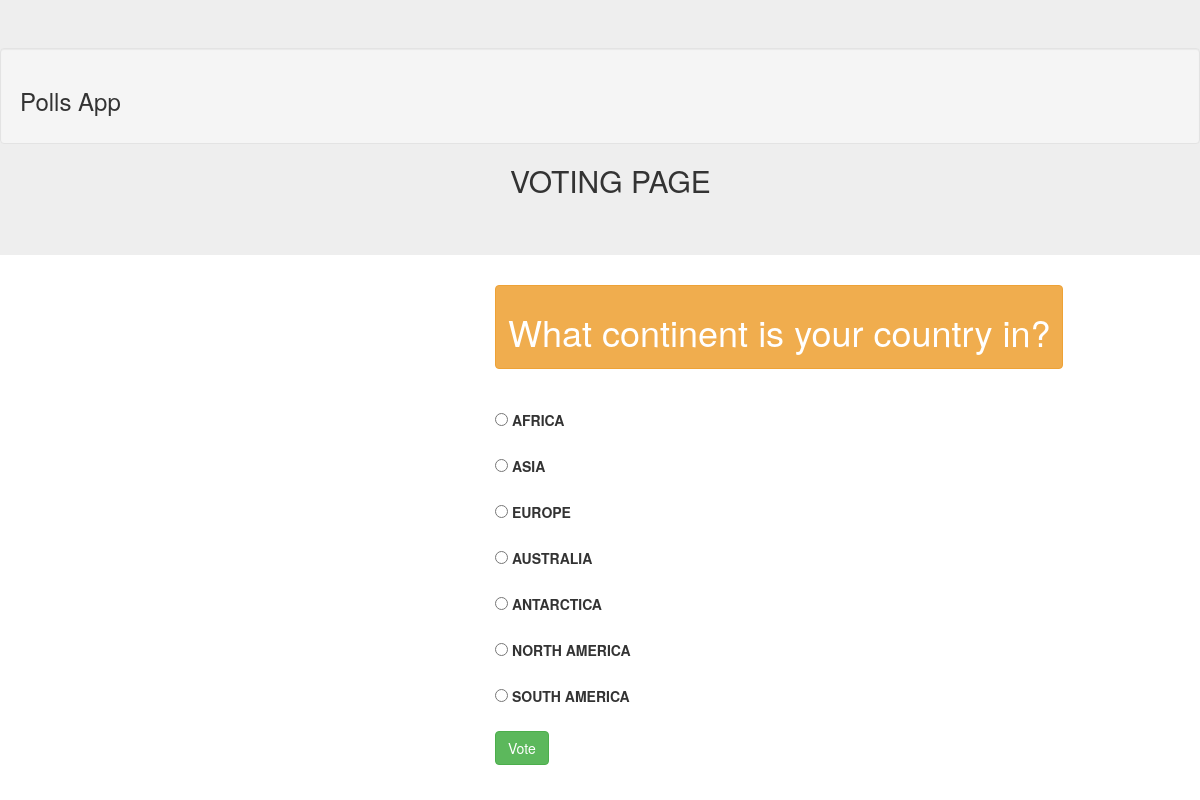
Page /pollsproject1/3/ on the committed database.
### pollsproject1/models.py (models this page shows, shortened)
class Question(models.Model):
    question_text = models.CharField(max_length=200)
    pub_date = models.DateTimeField('date published')
    def was_published_recently(self):
        now = timezone.now()
        return now - datetime.timedelta(days=1) <= self.pub_date <= now
    was_published_recently.admin_order_field = 'pub_date'
    was_published_recently.boolean = True
    was_published_recently.short_description = 'Published recently?'

class Choice(models.Model):
    question = models.ForeignKey(Question, on_delete=models.CASCADE)
    choice_text = models.CharField(max_length=200)
    votes = models.IntegerField(default=0)

### pollsproject1/views.py (the view)
# urls.py: path('<int:pk>/', views.DetailView.as_view(), name='detail'),
class DetailView(generic.DetailView):
    model = Question
    template_name = 'pollsproject1/detail.html'
    def get_queryset(self):
        return Question.objects.filter(pub_date__lte=timezone.now())

### templates/pollsproject1/detail.html (shortened to what this page needs)
{% load static %}
<!doctype html>
<html lang="en">
<head>
<link rel="stylesheet" href="https://maxcdn.bootstrapcdn.com/bootstrap/3.4.0/css/bootstrap.min.css">
</head>
<body>
<div class="jumbotron" >
  <div class="well">
    <h3>Polls App</h3>
  </div>
<h2>VOTING PAGE</h2>
 </div>
<div id="content" name="content" class="main">
  <div class="row justify-content-center">
    <div class="col-8">
      <div class="btn btn-warning">
      <h1 style="text_align:center;">{{ question.question_text }}</h1>
      </div>
      <br>
      <br>
      <br>
      <div class="form-group" >
      <form action="{% url 'pollsproject1:vote' question.id %}" method="post" >
      {% for choice in question.choice_set.all %}
          <div class="form-check">
          <input class="form-check-input"  type="radio" name="choice" id="choice{{ forloop.counter }}" value="{{ choice.id }}">
          <label class="form-check-label" for="choice{{ forloop.counter }}">{{ choice.choice_text }}</label><br> <br>
      {% endfor %}
          </div>
      <input class="btn btn-success"type="submit" value="Vote">
</form>
</div>
  </div>
    </div>
</body>
</html>

### templates/pollsproject1/detail.html (style rules this page uses)
.main,h2 { margin-left:500px; padding: 0px 10px; }
body { background-color: white; }

### rows in the picture
Question: question_text "What continent is your country in?"
Choice: choice_text "AFRICA"
Choice: choice_text "ASIA"
Choice: choice_text "EUROPE"
Choice: choice_text "AUSTRALIA"
Choice: choice_text "ANTARCTICA"
Choice: choice_text "NORTH AMERICA"
Choice: choice_text "SOUTH AMERICA"
